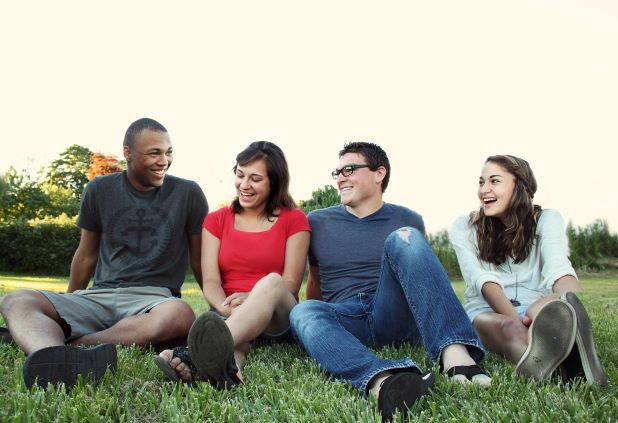
#> input picture Photos/group.jpg, 618 x 423 px, found by its file name
$ python 'Face Detection.py'
#> lines starting #> are read from the running program, lines starting #| are printed output that depends on the picture; after the words box and inside, x2 and y2 are one past the last pixel; in counts of white or black regions, pixels touching at a corner belong together
import cv2 as cv

img = cv.imread("./Photos/group.jpg")
#> img is the input picture: shape (423, 618, 3); mean B, G, R 149.2, 162.1, 163.5
cv.imshow("Image", img)

'''
Face detection doesn't need colors or skintone to detect the face. They detect the face with the edges of the face.
'''

gray = cv.cvtColor(img, cv.COLOR_BGR2GRAY)
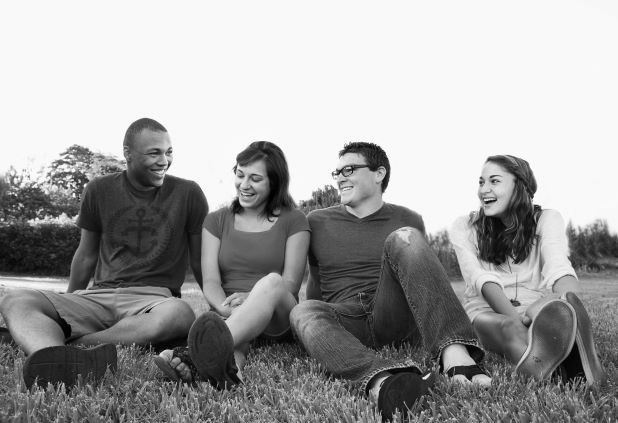
#> gray: shape (423, 618); min 0, max 255, mean 161.1
cv.imshow("Gray Person", gray)

haar_cascade = cv.CascadeClassifier('haar_face.xml')

faces_rect = haar_cascade.detectMultiScale(
    gray, scaleFactor=1.1, minNeighbors=2)
#> faces_rect = [[144, 138, 38, 38], [227, 160, 44, 44], [326, 155, 44, 44], [464, 161, 52, 52], [242, 359, 53, 53]]

print(f'Faces found: {len(faces_rect)}')
#| Faces found: 5

for (x, y, w, h) in faces_rect:
    cv.rectangle(img, (x, y), (x+w, y+h), (0, 255, 0), 2)
#> this loop made 5 passes
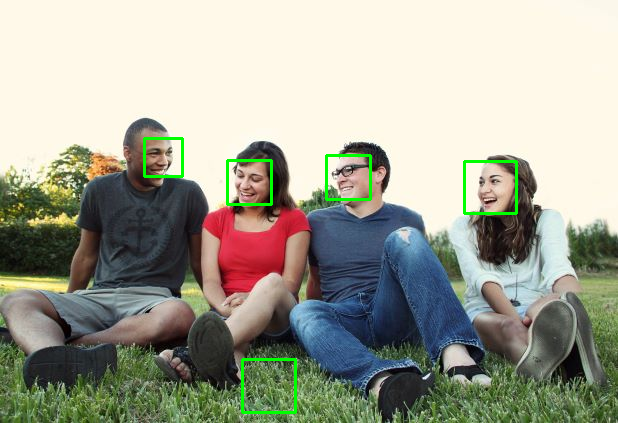
#> img: shape (423, 618, 3); 1.05% of pixels changed, all inside (x1, y1, x2, y2) = (143, 137, 518, 414)

cv.imshow('Detected Faces', img)

cv.waitKey(0)

$ run again, with Photos/Cat.jpg copied over Photos/group.jpg
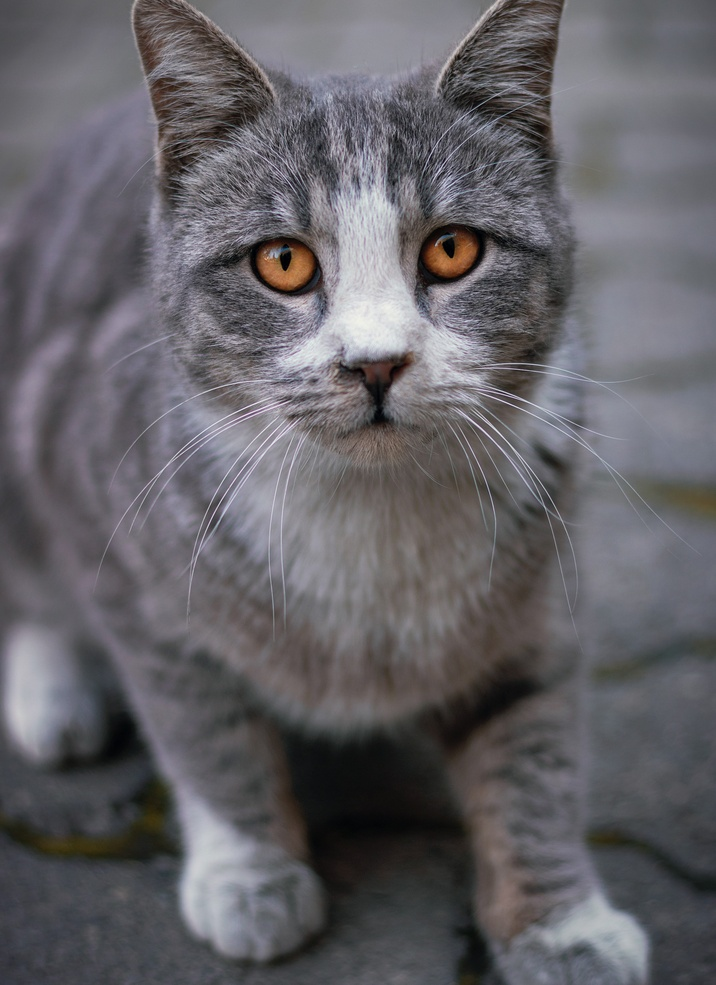
#> input picture Photos/Cat.jpg, 716 x 985 px, shrunk from 3568 x 4909 before the run, found by its file name
#> img is the input picture: shape (985, 716, 3); mean B, G, R 102, 97.3, 99.3
#> faces_rect = [[491, 932, 52, 52], [143, 276, 57, 57], [100, 493, 53, 53], [74, 450, 76, 76], [448, 748, 85, 85]]
#| Faces found: 5
#> the loop `for (x, y, w, h) in faces_rect:` made 5 passes
#> after the loop `for (x, y, w, h) in faces_rect:`:
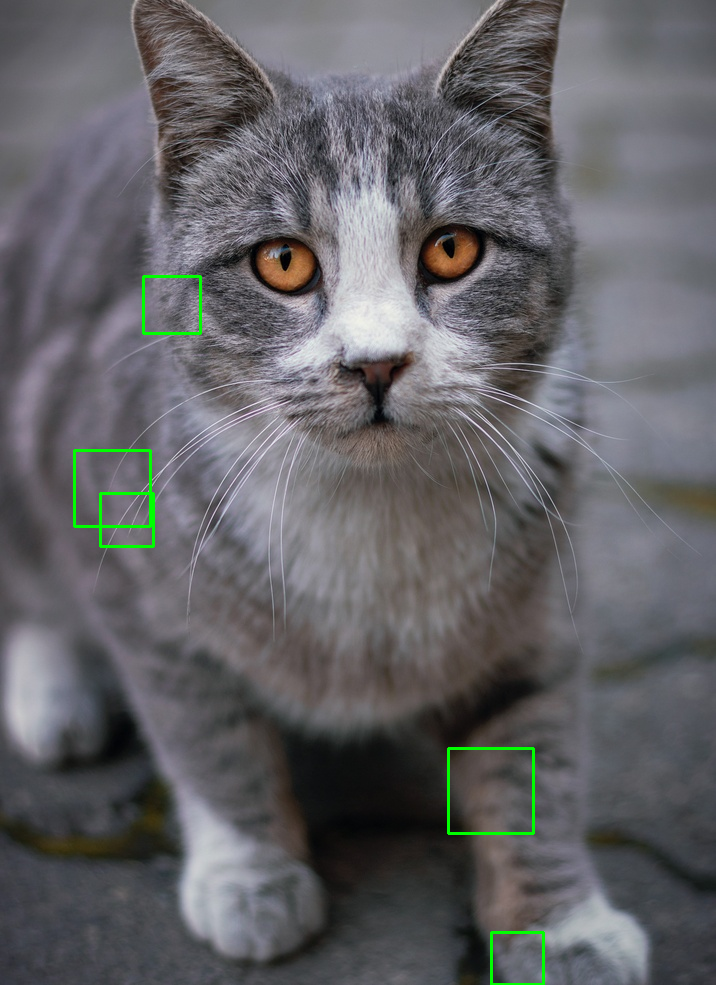
#> img: shape (985, 716, 3); 0.54% of pixels changed, all inside (x1, y1, x2, y2) = (73, 275, 545, 985)

$ run again, with Photos/Dog.jpg copied over Photos/group.jpg
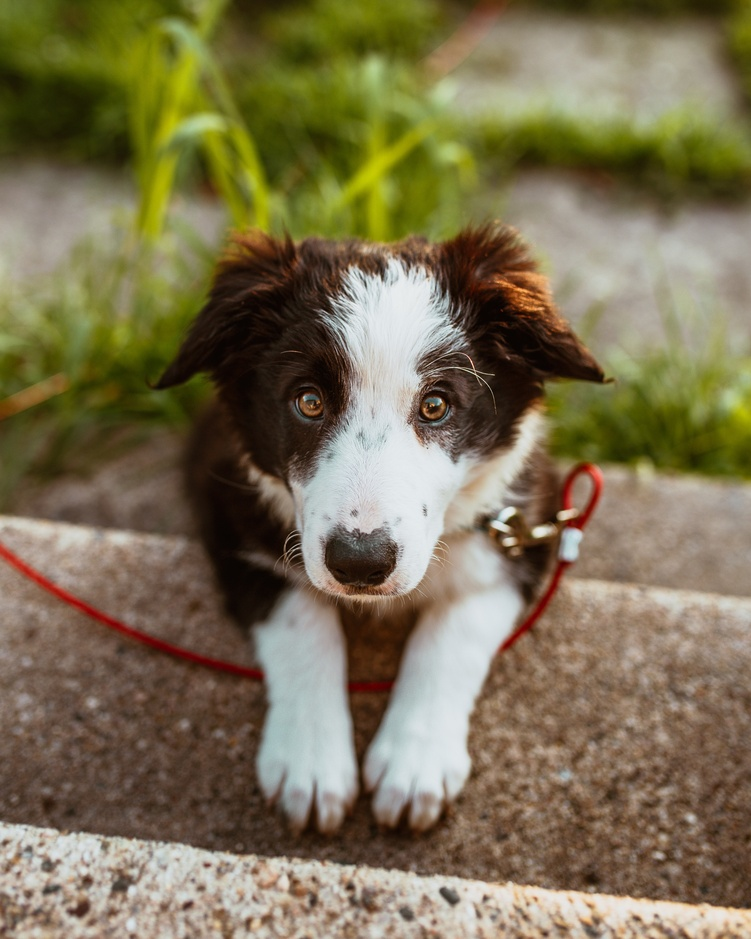
#> input picture Photos/Dog.jpg, 751 x 939 px, shrunk from 3284 x 4105 before the run, found by its file name
#> img is the input picture: shape (939, 751, 3); mean B, G, R 82.6, 113, 123.6
#> `gray = cv.cvtColor(img, cv.COLOR_BGR2GRAY)`:
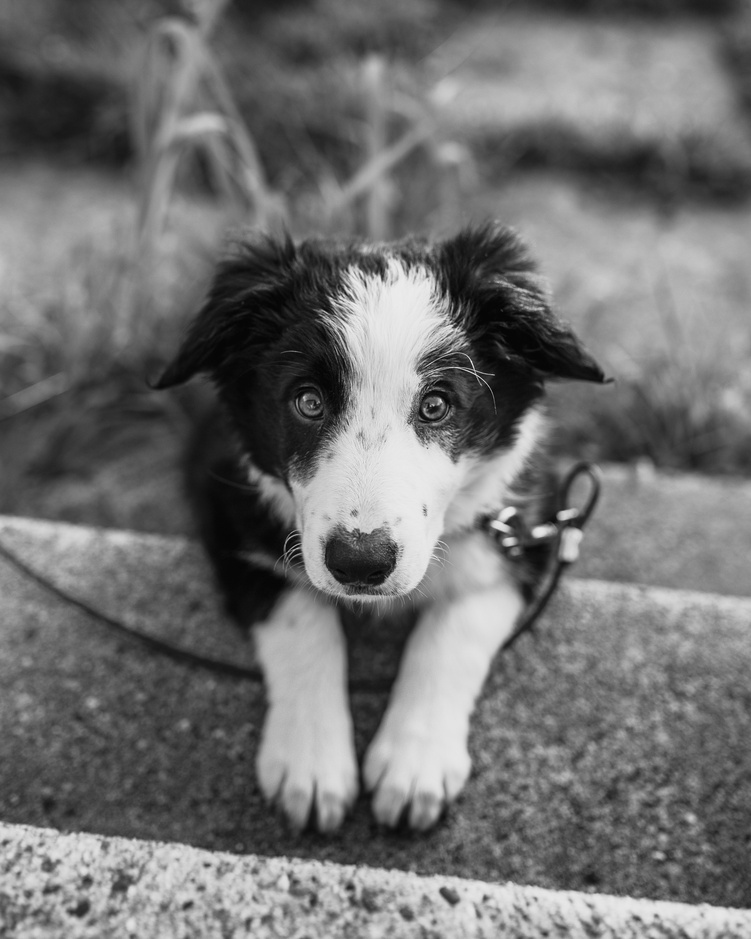
#> gray: shape (939, 751); min 3, max 239, mean 112.7
#> faces_rect = [[401, 338, 70, 70]]
#| Faces found: 1
#> the loop `for (x, y, w, h) in faces_rect:` made 1 pass
#> after the loop `for (x, y, w, h) in faces_rect:`:
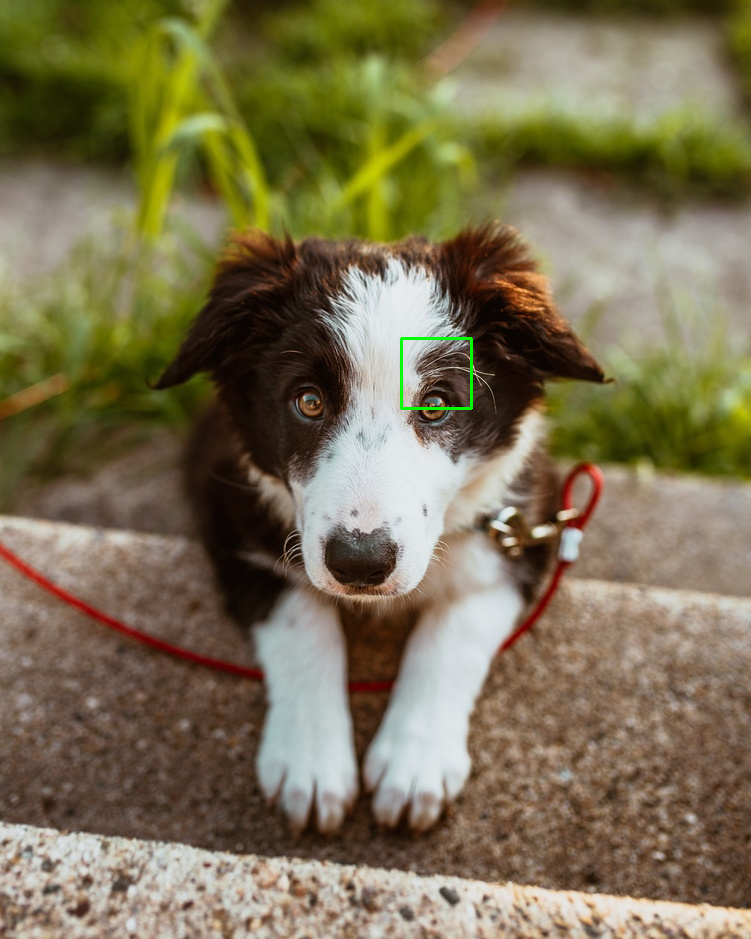
#> img: shape (939, 751, 3); 0.12% of pixels changed, all inside (x1, y1, x2, y2) = (400, 337, 473, 410)
